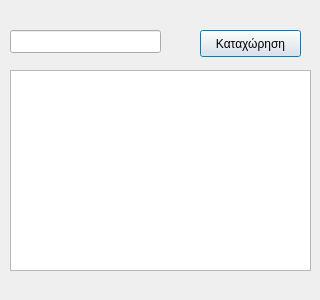
<?xml version="1.0" encoding="UTF-8"?>
<ui version="4.0">
 <class>katastrofiClass</class>
 <widget class="QDialog" name="katastrofiClass">
  <property name="geometry">
   <rect>
    <x>0</x>
    <y>0</y>
    <width>320</width>
    <height>300</height>
   </rect>
  </property>
  <property name="windowTitle">
   <string>katastrofi</string>
  </property>
  <widget class="QLineEdit" name="lineScan">
   <property name="geometry">
    <rect>
     <x>10</x>
     <y>30</y>
     <width>151</width>
     <height>23</height>
    </rect>
   </property>
  </widget>
  <widget class="QLabel" name="label">
   <property name="geometry">
    <rect>
     <x>50</x>
     <y>150</y>
     <width>221</width>
     <height>31</height>
    </rect>
   </property>
   <property name="text">
    <string>Γίνεται ενημέρωση. Παρακαλώ περιμένετε</string>
   </property>
  </widget>
  <widget class="QTableWidget" name="tableWidget">
   <property name="geometry">
    <rect>
     <x>10</x>
     <y>70</y>
     <width>301</width>
     <height>201</height>
    </rect>
   </property>
  </widget>
  <widget class="QPushButton" name="pushButton">
   <property name="geometry">
    <rect>
     <x>200</x>
     <y>30</y>
     <width>101</width>
     <height>27</height>
    </rect>
   </property>
   <property name="text">
    <string>Καταχώρηση</string>
   </property>
  </widget>
 </widget>
 <layoutdefault spacing="6" margin="11"/>
 <resources/>
 <connections/>
</ui>
